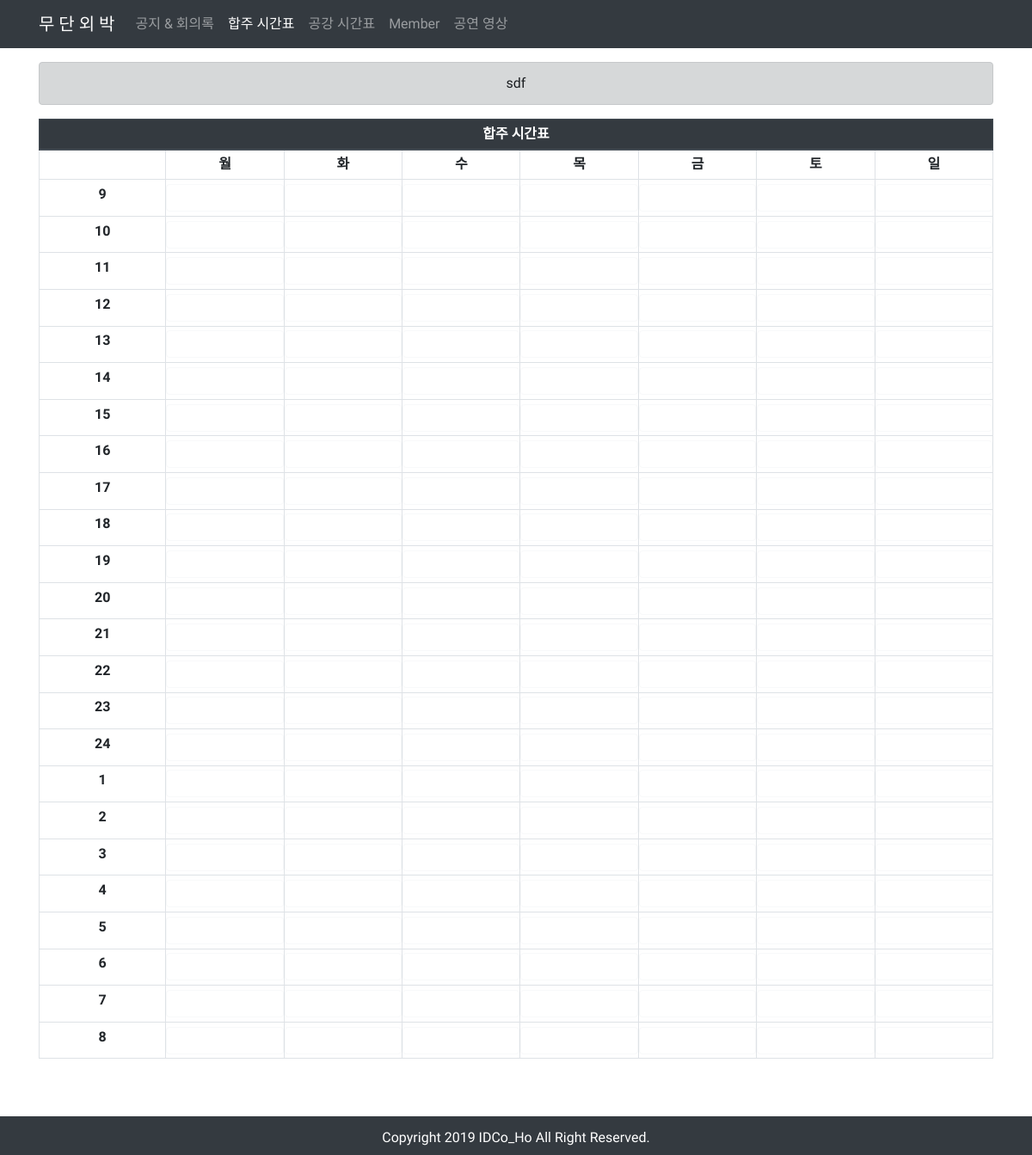
/worktimes/, run on the app's committed database.
### notices/models.py (models this page shows)
class Onenotice(models.Model):
    content = models.TextField()

### worktimes/models.py (models this page shows, shortened)
class Workweek(models.Model):
    day = models.CharField(max_length=5)

class Workhour(models.Model):
    clock = models.IntegerField()

### worktimes/views.py (the view)
# urls.py: path('', views.list, name='list'),
def list(request):
    onenotice = get_object_or_404(Onenotice, pk=1)
    workweeks = Workweek.objects.all()
    workhours  = Workhour.objects.all()
    tables = Table.objects.all()
    context = {'tables':tables, 'workweeks':workweeks, 'workhours':workhours, 'onenotice':onenotice}
    return render(request, 'worktimes/list.html', context)

### worktimes/templates/worktimes/list.html (shortened to what this page needs)
{% extends 'base.html' %}
{% block body %}
<div class="container">
    <table class="table table-bordered text-center table-hover table-sm">
        <thead class="thead-dark">
            <tr>
            <th scope="col" colspan="8">합주 시간표</th>
            </tr>
        </thead>
        <tbody>
            <tr class="sticky-relative">
                <td></td>
                {% for workweek in workweeks %}
                <th>{{ workweek.day }}</td>
                {% endfor %}
            </tr>
            {% for workhour in workhours %}
            <tr>
            <th><div>{{ workhour.clock }}</div></th>
            <td class="px-0">
                <button type="button" class="btn btn-outline-light w-100" data-toggle="modal" data-target="#Monday_{{ workhour.clock }}"
                style="background-color:; height:2rem;">
                </button>
            </td>
            <td class="px-0">
                <button type="button" class="btn btn-outline-light w-100" data-toggle="modal" data-target="#Tuesday_{{ workhour.clock }}"
                style="background-color:; height:2rem;">
                </button>
            </td>
            <td class="px-0">
                <button type="button" class="btn btn-outline-light w-100" data-toggle="modal" data-target="#Wednesday_{{ workhour.clock }}"
                style="background-color:; height:2rem;">
                </button>
            </td>
            <td class="px-0">
                <button type="button" class="btn btn-outline-light w-100" data-toggle="modal" data-target="#Thursday_{{ workhour.clock }}"
                style="background-color:; height:2rem;">
                </button>
            </td>
            <td class="px-0">
                <button type="button" class="btn btn-outline-light w-100" data-toggle="modal" data-target="#Friday_{{ workhour.clock }}"
                style="background-color:; height:2rem;">
                </button>
            </td>
            <td class="px-0">
                <button type="button" class="btn btn-outline-light w-100" data-toggle="modal" data-target="#Saturday_{{ workhour.clock }}"
                style="background-color:; height:2rem;">
                </button>
            </td>
            <td class="px-0">
                <button type="button" class="btn btn-outline-light w-100" data-toggle="modal" data-target="#Sunday_{{ workhour.clock }}"
                style="background-color:; height:2rem;">
                </button>
            </td>
            </tr>
            {% endfor %}
        </tbody>
    </table>
</div>
{% endblock %}

### mudan_web/templates/base.html (shortened to what this page needs)
<!DOCTYPE html>
<html lang="en">
{% load pwa %}
{% load static %}
<head>
    <link rel="stylesheet" href="https://stackpath.bootstrapcdn.com/bootstrap/4.3.1/css/bootstrap.min.css">
    <link rel="stylesheet" href="https://use.fontawesome.com/releases/v5.8.2/css/all.css">
</head>
<body>
    <nav class="sticky-top navbar navbar-dark bg-dark navbar-expand-lg navbar-light bg-light mb-3">
        <div class="container">
            <a class="navbar-brand" href="#">무 단 외 박</a>
            <div class="collapse navbar-collapse" id="navbarNavAltMarkup">
                <div class="navbar-nav">
                <a class="nav-item nav-link {% if request.path == '/notices/' %}active{% endif %}" href="{% url 'notices:list' %}">공지 & 회의록</a>
                <a class="nav-item nav-link {% if request.path == '/worktimes/'%}active{% endif %}" href="{% url 'worktimes:list' %}">합주 시간표</a>
                <a class="nav-item nav-link {% if request.path == '/freetimes/'%}active{% endif %}" href="{% url 'freetimes:list' %}">공강 시간표</a>
                <a class="nav-item nav-link {% if request.path == '/members/'%}active{% endif %}" href="{% url 'members:list' %}">Member</a>
                <a class="nav-item nav-link {% if request.path == '/videos/'%}active{% endif %}" href="{% url 'videos:list' %}">공연 영상</a>
            </div>
        </div>
    </nav>
    <div class="container">
        <div class="alert alert-dark text-center" role="alert">
            {{ onenotice.content }}
        </div>
    </div>
    {% block body %}
    {% endblock %}
    <div class="mb-5 pb-5"></div>
    <div class="fixed-bottom">
        <nav class="navbar" style="background-color: #343A40;">
            <div class="container">
                <p style="text-align: center; color:white; width:100%; padding-top: 5px; margin-bottom: 0;">Copyright 2019 IDCo_Ho All Right Reserved.</p>
            </div>
        </nav>
    </div>
</body>
</html>

### mudan_web/templates/base.html (style rules this page uses)
body { font-family: 'Sunflower', 'Open Sans', 'Noto Sans TC', 'Noto Sans JP', sans-serif; white-space: normal; }

### data on the page
Onenotice: content "sdf"
Workweek: day "월"
Workweek: day "화"
Workweek: day "수"
Workweek: day "목"
Workweek: day "금"
Workweek: day "토"
Workweek: day "일"
Workhour: clock "9"
Workhour: clock "10"
Workhour: clock "11"
Workhour: clock "12"
Workhour: clock "13"
Workhour: clock "14"
Workhour: clock "15"
Workhour: clock "16"
Workhour: clock "17"
Workhour: clock "18"
Workhour: clock "19"
Workhour: clock "20"
Workhour: clock "21"
Workhour: clock "22"
Workhour: clock "23"
Workhour: clock "24"
Workhour: clock "1"
Workhour: clock "2"
Workhour: clock "3"
Workhour: clock "4"
Workhour: clock "5"
Workhour: clock "6"
Workhour: clock "7"
Workhour: clock "8"
